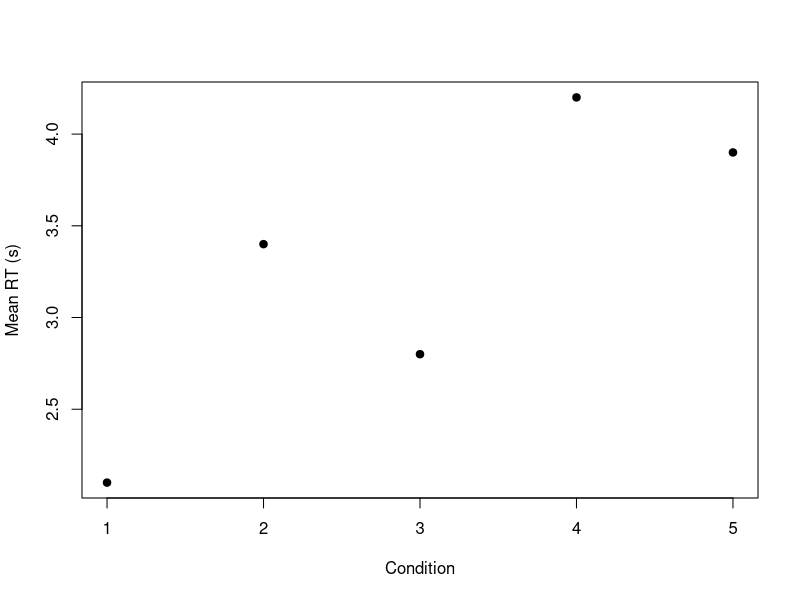

Recreate this plot in R.
## ---- chunk 1
#| label: tbl-example
#| tbl-cap: "A simple table showing condition means."
#| echo: false
knitr::kable(
  data.frame(Condition = c("A", "B"), Mean = c(1.2, 2.4), SD = c(0.3, 0.5)),
  format = "latex", align = c("l", "r", "r"), booktabs = TRUE
)
## ---- chunk 2
#| label: fig-example
#| fig-cap: "A simple scatter plot for illustration."
#| echo: false
plot(1:5, c(2.1, 3.4, 2.8, 4.2, 3.9),
     xlab = "Condition", ylab = "Mean RT (s)", pch = 19)
## ---- chunk 3
#| label: tbl-modes
#| tbl-cap: "ACL submission modes."
#| echo: false
knitr::kable(
  data.frame(
    Mode    = c("review", "final", "preprint"),
    Authors = c("anonymous", "shown", "shown"),
    Lines   = c("yes", "no", "no"),
    Use     = c("submission", "camera-ready", "arXiv")
  ),
  format = "latex", align = c("l", "l", "l", "l"), booktabs = TRUE
)
